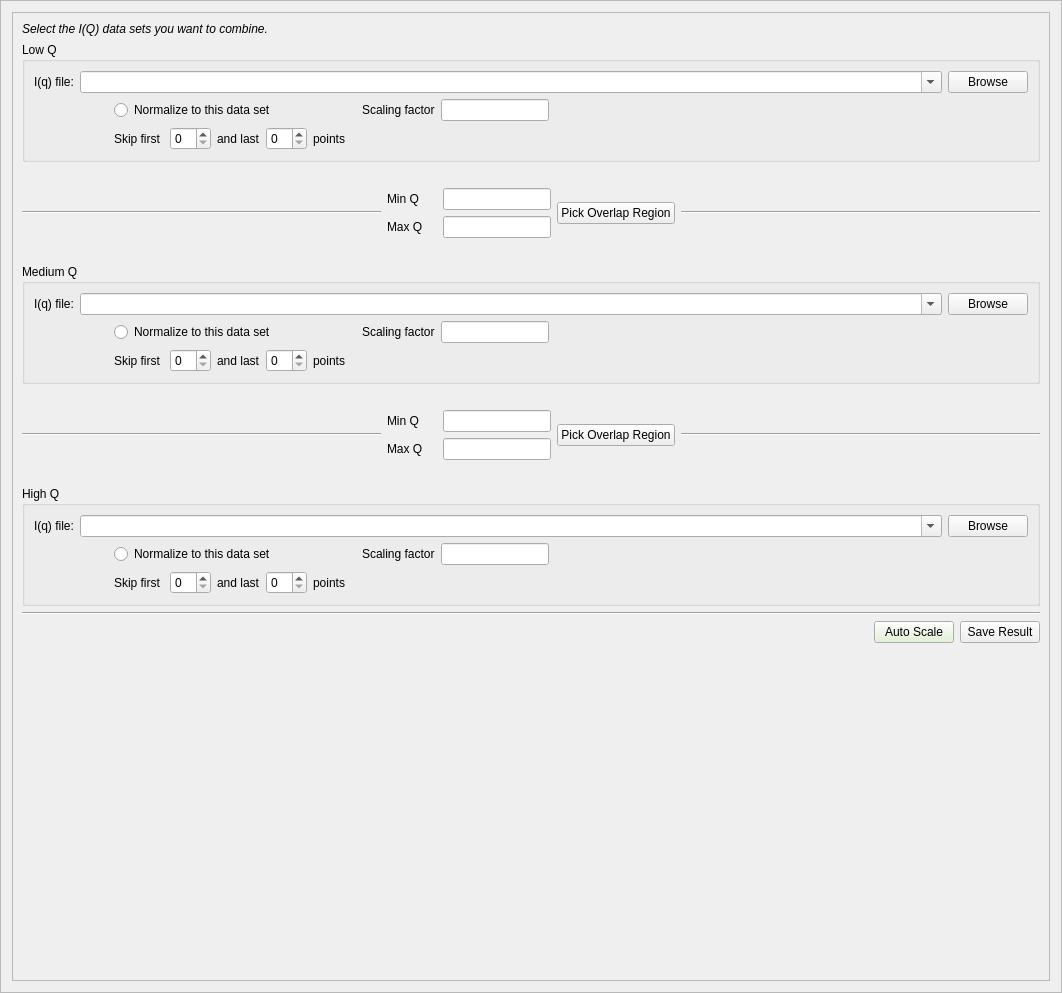
<?xml version="1.0" encoding="UTF-8"?>
<ui version="4.0">
 <class>Frame</class>
 <widget class="QFrame" name="Frame">
  <property name="geometry">
   <rect>
    <x>0</x>
    <y>0</y>
    <width>1062</width>
    <height>993</height>
   </rect>
  </property>
  <property name="windowTitle">
   <string>Frame</string>
  </property>
  <property name="frameShape">
   <enum>QFrame::StyledPanel</enum>
  </property>
  <property name="frameShadow">
   <enum>QFrame::Raised</enum>
  </property>
  <layout class="QVBoxLayout" name="verticalLayout">
   <item>
    <widget class="QScrollArea" name="scrollArea">
     <property name="widgetResizable">
      <bool>true</bool>
     </property>
     <widget class="QWidget" name="scrollAreaWidgetContents">
      <property name="geometry">
       <rect>
        <x>0</x>
        <y>0</y>
        <width>1040</width>
        <height>971</height>
       </rect>
      </property>
      <layout class="QVBoxLayout" name="verticalLayout_6">
       <item>
        <widget class="QLabel" name="label_13">
         <property name="font">
          <font>
           <italic>true</italic>
          </font>
         </property>
         <property name="text">
          <string>Select the I(Q) data sets you want to combine.</string>
         </property>
        </widget>
       </item>
       <item>
        <widget class="QGroupBox" name="groupBox">
         <property name="title">
          <string>Low Q</string>
         </property>
         <layout class="QVBoxLayout" name="verticalLayout_11">
          <item>
           <layout class="QHBoxLayout" name="horizontalLayout_2">
            <item>
             <widget class="QLabel" name="label_2">
              <property name="text">
               <string>I(q) file:</string>
              </property>
             </widget>
            </item>
            <item>
             <widget class="QComboBox" name="low_q_combo">
              <property name="sizePolicy">
               <sizepolicy hsizetype="Expanding" vsizetype="Fixed">
                <horstretch>0</horstretch>
                <verstretch>0</verstretch>
               </sizepolicy>
              </property>
              <property name="toolTip">
               <string>Select a reduced data file or a reduced workspace.</string>
              </property>
              <property name="editable">
               <bool>true</bool>
              </property>
              <property name="sizeAdjustPolicy">
               <enum>QComboBox::AdjustToContentsOnFirstShow</enum>
              </property>
             </widget>
            </item>
            <item>
             <widget class="QPushButton" name="low_q_browse_button">
              <property name="toolTip">
               <string/>
              </property>
              <property name="text">
               <string>Browse</string>
              </property>
             </widget>
            </item>
           </layout>
          </item>
          <item>
           <layout class="QHBoxLayout" name="horizontalLayout">
            <item>
             <spacer name="horizontalSpacer_10">
              <property name="orientation">
               <enum>Qt::Horizontal</enum>
              </property>
              <property name="sizeType">
               <enum>QSizePolicy::Fixed</enum>
              </property>
              <property name="sizeHint" stdset="0">
               <size>
                <width>80</width>
                <height>20</height>
               </size>
              </property>
             </spacer>
            </item>
            <item>
             <widget class="QRadioButton" name="low_radio">
              <property name="toolTip">
               <string/>
              </property>
              <property name="text">
               <string>Normalize to this data set</string>
              </property>
             </widget>
            </item>
            <item>
             <spacer name="horizontalSpacer_8">
              <property name="orientation">
               <enum>Qt::Horizontal</enum>
              </property>
              <property name="sizeType">
               <enum>QSizePolicy::Fixed</enum>
              </property>
              <property name="sizeHint" stdset="0">
               <size>
                <width>80</width>
                <height>20</height>
               </size>
              </property>
             </spacer>
            </item>
            <item>
             <widget class="QLabel" name="label_10">
              <property name="text">
               <string>Scaling factor</string>
              </property>
             </widget>
            </item>
            <item>
             <widget class="QLineEdit" name="low_scale_edit">
              <property name="sizePolicy">
               <sizepolicy hsizetype="Fixed" vsizetype="Fixed">
                <horstretch>0</horstretch>
                <verstretch>0</verstretch>
               </sizepolicy>
              </property>
              <property name="toolTip">
               <string>Enter a scaling factor and hit enter to apply.</string>
              </property>
              <property name="statusTip">
               <string/>
              </property>
             </widget>
            </item>
            <item>
             <spacer name="horizontalSpacer_6">
              <property name="orientation">
               <enum>Qt::Horizontal</enum>
              </property>
              <property name="sizeHint" stdset="0">
               <size>
                <width>40</width>
                <height>20</height>
               </size>
              </property>
             </spacer>
            </item>
           </layout>
          </item>
          <item>
           <layout class="QHBoxLayout" name="horizontalLayout_12">
            <item>
             <spacer name="horizontalSpacer">
              <property name="orientation">
               <enum>Qt::Horizontal</enum>
              </property>
              <property name="sizeType">
               <enum>QSizePolicy::Fixed</enum>
              </property>
              <property name="sizeHint" stdset="0">
               <size>
                <width>80</width>
                <height>20</height>
               </size>
              </property>
             </spacer>
            </item>
            <item>
             <widget class="QLabel" name="label_8">
              <property name="text">
               <string>Skip first </string>
              </property>
             </widget>
            </item>
            <item>
             <widget class="QSpinBox" name="low_first_spin"/>
            </item>
            <item>
             <widget class="QLabel" name="label_9">
              <property name="text">
               <string>and last</string>
              </property>
             </widget>
            </item>
            <item>
             <widget class="QSpinBox" name="low_last_spin"/>
            </item>
            <item>
             <widget class="QLabel" name="label_14">
              <property name="text">
               <string>points</string>
              </property>
             </widget>
            </item>
            <item>
             <spacer name="horizontalSpacer_5">
              <property name="orientation">
               <enum>Qt::Horizontal</enum>
              </property>
              <property name="sizeHint" stdset="0">
               <size>
                <width>40</width>
                <height>20</height>
               </size>
              </property>
             </spacer>
            </item>
           </layout>
          </item>
         </layout>
        </widget>
       </item>
       <item>
        <spacer name="verticalSpacer_2">
         <property name="orientation">
          <enum>Qt::Vertical</enum>
         </property>
         <property name="sizeType">
          <enum>QSizePolicy::Fixed</enum>
         </property>
         <property name="sizeHint" stdset="0">
          <size>
           <width>40</width>
           <height>20</height>
          </size>
         </property>
        </spacer>
       </item>
       <item>
        <layout class="QHBoxLayout" name="horizontalLayout_17">
         <item>
          <widget class="Line" name="line_4">
           <property name="sizePolicy">
            <sizepolicy hsizetype="Expanding" vsizetype="Fixed">
             <horstretch>0</horstretch>
             <verstretch>0</verstretch>
            </sizepolicy>
           </property>
           <property name="orientation">
            <enum>Qt::Horizontal</enum>
           </property>
          </widget>
         </item>
         <item>
          <layout class="QVBoxLayout" name="verticalLayout_3">
           <item>
            <layout class="QHBoxLayout" name="horizontalLayout_3">
             <item>
              <widget class="QLabel" name="label">
               <property name="sizePolicy">
                <sizepolicy hsizetype="Fixed" vsizetype="Preferred">
                 <horstretch>0</horstretch>
                 <verstretch>0</verstretch>
                </sizepolicy>
               </property>
               <property name="minimumSize">
                <size>
                 <width>50</width>
                 <height>0</height>
                </size>
               </property>
               <property name="text">
                <string>Min Q</string>
               </property>
              </widget>
             </item>
             <item>
              <widget class="QLineEdit" name="low_min_edit">
               <property name="sizePolicy">
                <sizepolicy hsizetype="Fixed" vsizetype="Fixed">
                 <horstretch>0</horstretch>
                 <verstretch>0</verstretch>
                </sizepolicy>
               </property>
              </widget>
             </item>
            </layout>
           </item>
           <item>
            <layout class="QHBoxLayout" name="horizontalLayout_4">
             <item>
              <widget class="QLabel" name="label_3">
               <property name="sizePolicy">
                <sizepolicy hsizetype="Fixed" vsizetype="Preferred">
                 <horstretch>0</horstretch>
                 <verstretch>0</verstretch>
                </sizepolicy>
               </property>
               <property name="minimumSize">
                <size>
                 <width>50</width>
                 <height>0</height>
                </size>
               </property>
               <property name="text">
                <string>Max Q</string>
               </property>
              </widget>
             </item>
             <item>
              <widget class="QLineEdit" name="low_max_edit">
               <property name="sizePolicy">
                <sizepolicy hsizetype="Fixed" vsizetype="Fixed">
                 <horstretch>0</horstretch>
                 <verstretch>0</verstretch>
                </sizepolicy>
               </property>
              </widget>
             </item>
            </layout>
           </item>
          </layout>
         </item>
         <item>
          <widget class="QPushButton" name="low_range_button">
           <property name="toolTip">
            <string>Click to select the Q region used to scale the low-Q and medium-Q data sets.</string>
           </property>
           <property name="text">
            <string>Pick Overlap Region</string>
           </property>
          </widget>
         </item>
         <item>
          <widget class="Line" name="line_5">
           <property name="sizePolicy">
            <sizepolicy hsizetype="Expanding" vsizetype="Fixed">
             <horstretch>0</horstretch>
             <verstretch>0</verstretch>
            </sizepolicy>
           </property>
           <property name="orientation">
            <enum>Qt::Horizontal</enum>
           </property>
          </widget>
         </item>
        </layout>
       </item>
       <item>
        <spacer name="verticalSpacer_3">
         <property name="orientation">
          <enum>Qt::Vertical</enum>
         </property>
         <property name="sizeType">
          <enum>QSizePolicy::Fixed</enum>
         </property>
         <property name="sizeHint" stdset="0">
          <size>
           <width>20</width>
           <height>20</height>
          </size>
         </property>
        </spacer>
       </item>
       <item>
        <widget class="QGroupBox" name="groupBox_2">
         <property name="title">
          <string>Medium Q</string>
         </property>
         <layout class="QVBoxLayout" name="verticalLayout_5">
          <item>
           <layout class="QHBoxLayout" name="horizontalLayout_5">
            <item>
             <widget class="QLabel" name="label_4">
              <property name="text">
               <string>I(q) file:</string>
              </property>
             </widget>
            </item>
            <item>
             <widget class="QComboBox" name="medium_q_combo">
              <property name="sizePolicy">
               <sizepolicy hsizetype="Expanding" vsizetype="Fixed">
                <horstretch>0</horstretch>
                <verstretch>0</verstretch>
               </sizepolicy>
              </property>
              <property name="toolTip">
               <string>Select a reduced data file or a reduced workspace.</string>
              </property>
              <property name="editable">
               <bool>true</bool>
              </property>
             </widget>
            </item>
            <item>
             <widget class="QPushButton" name="medium_q_browse_button">
              <property name="toolTip">
               <string/>
              </property>
              <property name="text">
               <string>Browse</string>
              </property>
             </widget>
            </item>
           </layout>
          </item>
          <item>
           <layout class="QHBoxLayout" name="horizontalLayout_6">
            <item>
             <spacer name="horizontalSpacer_11">
              <property name="orientation">
               <enum>Qt::Horizontal</enum>
              </property>
              <property name="sizeType">
               <enum>QSizePolicy::Fixed</enum>
              </property>
              <property name="sizeHint" stdset="0">
               <size>
                <width>80</width>
                <height>20</height>
               </size>
              </property>
             </spacer>
            </item>
            <item>
             <widget class="QRadioButton" name="medium_radio">
              <property name="text">
               <string>Normalize to this data set</string>
              </property>
             </widget>
            </item>
            <item>
             <spacer name="horizontalSpacer_14">
              <property name="orientation">
               <enum>Qt::Horizontal</enum>
              </property>
              <property name="sizeType">
               <enum>QSizePolicy::Fixed</enum>
              </property>
              <property name="sizeHint" stdset="0">
               <size>
                <width>80</width>
                <height>20</height>
               </size>
              </property>
             </spacer>
            </item>
            <item>
             <widget class="QLabel" name="label_11">
              <property name="text">
               <string>Scaling factor</string>
              </property>
             </widget>
            </item>
            <item>
             <widget class="QLineEdit" name="medium_scale_edit">
              <property name="sizePolicy">
               <sizepolicy hsizetype="Fixed" vsizetype="Fixed">
                <horstretch>0</horstretch>
                <verstretch>0</verstretch>
               </sizepolicy>
              </property>
              <property name="toolTip">
               <string>Enter a scaling factor and hit enter to apply.</string>
              </property>
              <property name="statusTip">
               <string/>
              </property>
             </widget>
            </item>
            <item>
             <spacer name="horizontalSpacer_4">
              <property name="orientation">
               <enum>Qt::Horizontal</enum>
              </property>
              <property name="sizeType">
               <enum>QSizePolicy::Expanding</enum>
              </property>
              <property name="sizeHint" stdset="0">
               <size>
                <width>40</width>
                <height>20</height>
               </size>
              </property>
             </spacer>
            </item>
           </layout>
          </item>
          <item>
           <layout class="QHBoxLayout" name="horizontalLayout_13">
            <item>
             <spacer name="horizontalSpacer_7">
              <property name="orientation">
               <enum>Qt::Horizontal</enum>
              </property>
              <property name="sizeType">
               <enum>QSizePolicy::Fixed</enum>
              </property>
              <property name="sizeHint" stdset="0">
               <size>
                <width>80</width>
                <height>20</height>
               </size>
              </property>
             </spacer>
            </item>
            <item>
             <widget class="QLabel" name="label_15">
              <property name="text">
               <string>Skip first </string>
              </property>
             </widget>
            </item>
            <item>
             <widget class="QSpinBox" name="medium_first_spin"/>
            </item>
            <item>
             <widget class="QLabel" name="label_16">
              <property name="text">
               <string>and last</string>
              </property>
             </widget>
            </item>
            <item>
             <widget class="QSpinBox" name="medium_last_spin"/>
            </item>
            <item>
             <widget class="QLabel" name="label_17">
              <property name="text">
               <string>points</string>
              </property>
             </widget>
            </item>
            <item>
             <spacer name="horizontalSpacer_9">
              <property name="orientation">
               <enum>Qt::Horizontal</enum>
              </property>
              <property name="sizeHint" stdset="0">
               <size>
                <width>40</width>
                <height>20</height>
               </size>
              </property>
             </spacer>
            </item>
           </layout>
          </item>
         </layout>
        </widget>
       </item>
       <item>
        <spacer name="verticalSpacer_4">
         <property name="orientation">
          <enum>Qt::Vertical</enum>
         </property>
         <property name="sizeType">
          <enum>QSizePolicy::Fixed</enum>
         </property>
         <property name="sizeHint" stdset="0">
          <size>
           <width>20</width>
           <height>20</height>
          </size>
         </property>
        </spacer>
       </item>
       <item>
        <layout class="QHBoxLayout" name="horizontalLayout_11">
         <item>
          <widget class="Line" name="line_2">
           <property name="sizePolicy">
            <sizepolicy hsizetype="Expanding" vsizetype="Fixed">
             <horstretch>0</horstretch>
             <verstretch>0</verstretch>
            </sizepolicy>
           </property>
           <property name="orientation">
            <enum>Qt::Horizontal</enum>
           </property>
          </widget>
         </item>
         <item>
          <layout class="QVBoxLayout" name="verticalLayout_4">
           <item>
            <layout class="QHBoxLayout" name="horizontalLayout_7">
             <item>
              <widget class="QLabel" name="label_5">
               <property name="sizePolicy">
                <sizepolicy hsizetype="Fixed" vsizetype="Preferred">
                 <horstretch>0</horstretch>
                 <verstretch>0</verstretch>
                </sizepolicy>
               </property>
               <property name="minimumSize">
                <size>
                 <width>50</width>
                 <height>0</height>
                </size>
               </property>
               <property name="text">
                <string>Min Q</string>
               </property>
              </widget>
             </item>
             <item>
              <widget class="QLineEdit" name="medium_min_edit">
               <property name="sizePolicy">
                <sizepolicy hsizetype="Fixed" vsizetype="Fixed">
                 <horstretch>0</horstretch>
                 <verstretch>0</verstretch>
                </sizepolicy>
               </property>
              </widget>
             </item>
            </layout>
           </item>
           <item>
            <layout class="QHBoxLayout" name="horizontalLayout_8">
             <item>
              <widget class="QLabel" name="label_6">
               <property name="sizePolicy">
                <sizepolicy hsizetype="Fixed" vsizetype="Preferred">
                 <horstretch>0</horstretch>
                 <verstretch>0</verstretch>
                </sizepolicy>
               </property>
               <property name="minimumSize">
                <size>
                 <width>50</width>
                 <height>0</height>
                </size>
               </property>
               <property name="text">
                <string>Max Q</string>
               </property>
              </widget>
             </item>
             <item>
              <widget class="QLineEdit" name="medium_max_edit">
               <property name="sizePolicy">
                <sizepolicy hsizetype="Fixed" vsizetype="Fixed">
                 <horstretch>0</horstretch>
                 <verstretch>0</verstretch>
                </sizepolicy>
               </property>
              </widget>
             </item>
            </layout>
           </item>
          </layout>
         </item>
         <item>
          <widget class="QPushButton" name="medium_range_button">
           <property name="toolTip">
            <string>Click to select the Q region used to scale the low-Q and medium-Q data sets.</string>
           </property>
           <property name="text">
            <string>Pick Overlap Region</string>
           </property>
          </widget>
         </item>
         <item>
          <widget class="Line" name="line_3">
           <property name="sizePolicy">
            <sizepolicy hsizetype="Expanding" vsizetype="Fixed">
             <horstretch>0</horstretch>
             <verstretch>0</verstretch>
            </sizepolicy>
           </property>
           <property name="orientation">
            <enum>Qt::Horizontal</enum>
           </property>
          </widget>
         </item>
        </layout>
       </item>
       <item>
        <spacer name="verticalSpacer_5">
         <property name="orientation">
          <enum>Qt::Vertical</enum>
         </property>
         <property name="sizeType">
          <enum>QSizePolicy::Fixed</enum>
         </property>
         <property name="sizeHint" stdset="0">
          <size>
           <width>20</width>
           <height>20</height>
          </size>
         </property>
        </spacer>
       </item>
       <item>
        <widget class="QGroupBox" name="groupBox_3">
         <property name="title">
          <string>High Q</string>
         </property>
         <layout class="QVBoxLayout" name="verticalLayout_2">
          <item>
           <layout class="QHBoxLayout" name="horizontalLayout_9">
            <item>
             <widget class="QLabel" name="label_7">
              <property name="text">
               <string>I(q) file:</string>
              </property>
             </widget>
            </item>
            <item>
             <widget class="QComboBox" name="high_q_combo">
              <property name="sizePolicy">
               <sizepolicy hsizetype="Expanding" vsizetype="Fixed">
                <horstretch>0</horstretch>
                <verstretch>0</verstretch>
               </sizepolicy>
              </property>
              <property name="toolTip">
               <string>Select a reduced data file or a reduced workspace.</string>
              </property>
              <property name="editable">
               <bool>true</bool>
              </property>
             </widget>
            </item>
            <item>
             <widget class="QPushButton" name="high_q_browse_button">
              <property name="toolTip">
               <string/>
              </property>
              <property name="text">
               <string>Browse</string>
              </property>
             </widget>
            </item>
           </layout>
          </item>
          <item>
           <layout class="QHBoxLayout" name="horizontalLayout_10">
            <item>
             <spacer name="horizontalSpacer_12">
              <property name="orientation">
               <enum>Qt::Horizontal</enum>
              </property>
              <property name="sizeType">
               <enum>QSizePolicy::Fixed</enum>
              </property>
              <property name="sizeHint" stdset="0">
               <size>
                <width>80</width>
                <height>20</height>
               </size>
              </property>
             </spacer>
            </item>
            <item>
             <widget class="QRadioButton" name="high_radio">
              <property name="text">
               <string>Normalize to this data set</string>
              </property>
             </widget>
            </item>
            <item>
             <spacer name="horizontalSpacer_3">
              <property name="orientation">
               <enum>Qt::Horizontal</enum>
              </property>
              <property name="sizeType">
               <enum>QSizePolicy::Fixed</enum>
              </property>
              <property name="sizeHint" stdset="0">
               <size>
                <width>80</width>
                <height>20</height>
               </size>
              </property>
             </spacer>
            </item>
            <item>
             <widget class="QLabel" name="label_12">
              <property name="text">
               <string>Scaling factor</string>
              </property>
             </widget>
            </item>
            <item>
             <widget class="QLineEdit" name="high_scale_edit">
              <property name="sizePolicy">
               <sizepolicy hsizetype="Fixed" vsizetype="Fixed">
                <horstretch>0</horstretch>
                <verstretch>0</verstretch>
               </sizepolicy>
              </property>
              <property name="toolTip">
               <string>Enter a scaling factor and hit enter to apply.</string>
              </property>
              <property name="statusTip">
               <string/>
              </property>
             </widget>
            </item>
            <item>
             <spacer name="horizontalSpacer_2">
              <property name="orientation">
               <enum>Qt::Horizontal</enum>
              </property>
              <property name="sizeHint" stdset="0">
               <size>
                <width>40</width>
                <height>20</height>
               </size>
              </property>
             </spacer>
            </item>
           </layout>
          </item>
          <item>
           <layout class="QHBoxLayout" name="horizontalLayout_14">
            <item>
             <spacer name="horizontalSpacer_15">
              <property name="orientation">
               <enum>Qt::Horizontal</enum>
              </property>
              <property name="sizeType">
               <enum>QSizePolicy::Fixed</enum>
              </property>
              <property name="sizeHint" stdset="0">
               <size>
                <width>80</width>
                <height>20</height>
               </size>
              </property>
             </spacer>
            </item>
            <item>
             <widget class="QLabel" name="label_18">
              <property name="text">
               <string>Skip first </string>
              </property>
             </widget>
            </item>
            <item>
             <widget class="QSpinBox" name="high_first_spin"/>
            </item>
            <item>
             <widget class="QLabel" name="label_19">
              <property name="text">
               <string>and last</string>
              </property>
             </widget>
            </item>
            <item>
             <widget class="QSpinBox" name="high_last_spin"/>
            </item>
            <item>
             <widget class="QLabel" name="label_20">
              <property name="text">
               <string>points</string>
              </property>
             </widget>
            </item>
            <item>
             <spacer name="horizontalSpacer_16">
              <property name="orientation">
               <enum>Qt::Horizontal</enum>
              </property>
              <property name="sizeHint" stdset="0">
               <size>
                <width>40</width>
                <height>20</height>
               </size>
              </property>
             </spacer>
            </item>
           </layout>
          </item>
         </layout>
        </widget>
       </item>
       <item>
        <widget class="Line" name="line">
         <property name="orientation">
          <enum>Qt::Horizontal</enum>
         </property>
        </widget>
       </item>
       <item>
        <layout class="QHBoxLayout" name="horizontalLayout_16">
         <item>
          <spacer name="horizontalSpacer_13">
           <property name="orientation">
            <enum>Qt::Horizontal</enum>
           </property>
           <property name="sizeHint" stdset="0">
            <size>
             <width>40</width>
             <height>20</height>
            </size>
           </property>
          </spacer>
         </item>
         <item>
          <widget class="QPushButton" name="apply_button">
           <property name="palette">
            <palette>
             <active>
              <colorrole role="Button">
               <brush brushstyle="SolidPattern">
                <color alpha="255">
                 <red>223</red>
                 <green>242</green>
                 <blue>208</blue>
                </color>
               </brush>
              </colorrole>
             </active>
             <inactive>
              <colorrole role="Button">
               <brush brushstyle="SolidPattern">
                <color alpha="255">
                 <red>223</red>
                 <green>242</green>
                 <blue>208</blue>
                </color>
               </brush>
              </colorrole>
             </inactive>
             <disabled>
              <colorrole role="Button">
               <brush brushstyle="SolidPattern">
                <color alpha="255">
                 <red>223</red>
                 <green>242</green>
                 <blue>208</blue>
                </color>
               </brush>
              </colorrole>
             </disabled>
            </palette>
           </property>
           <property name="toolTip">
            <string>Click to automatically scale all data sets to the selected reference.</string>
           </property>
           <property name="autoFillBackground">
            <bool>false</bool>
           </property>
           <property name="text">
            <string>Auto Scale</string>
           </property>
          </widget>
         </item>
         <item>
          <widget class="QPushButton" name="save_result_button">
           <property name="text">
            <string>Save Result</string>
           </property>
          </widget>
         </item>
        </layout>
       </item>
       <item>
        <spacer name="verticalSpacer">
         <property name="orientation">
          <enum>Qt::Vertical</enum>
         </property>
         <property name="sizeHint" stdset="0">
          <size>
           <width>20</width>
           <height>40</height>
          </size>
         </property>
        </spacer>
       </item>
      </layout>
     </widget>
    </widget>
   </item>
  </layout>
 </widget>
 <resources/>
 <connections/>
</ui>
